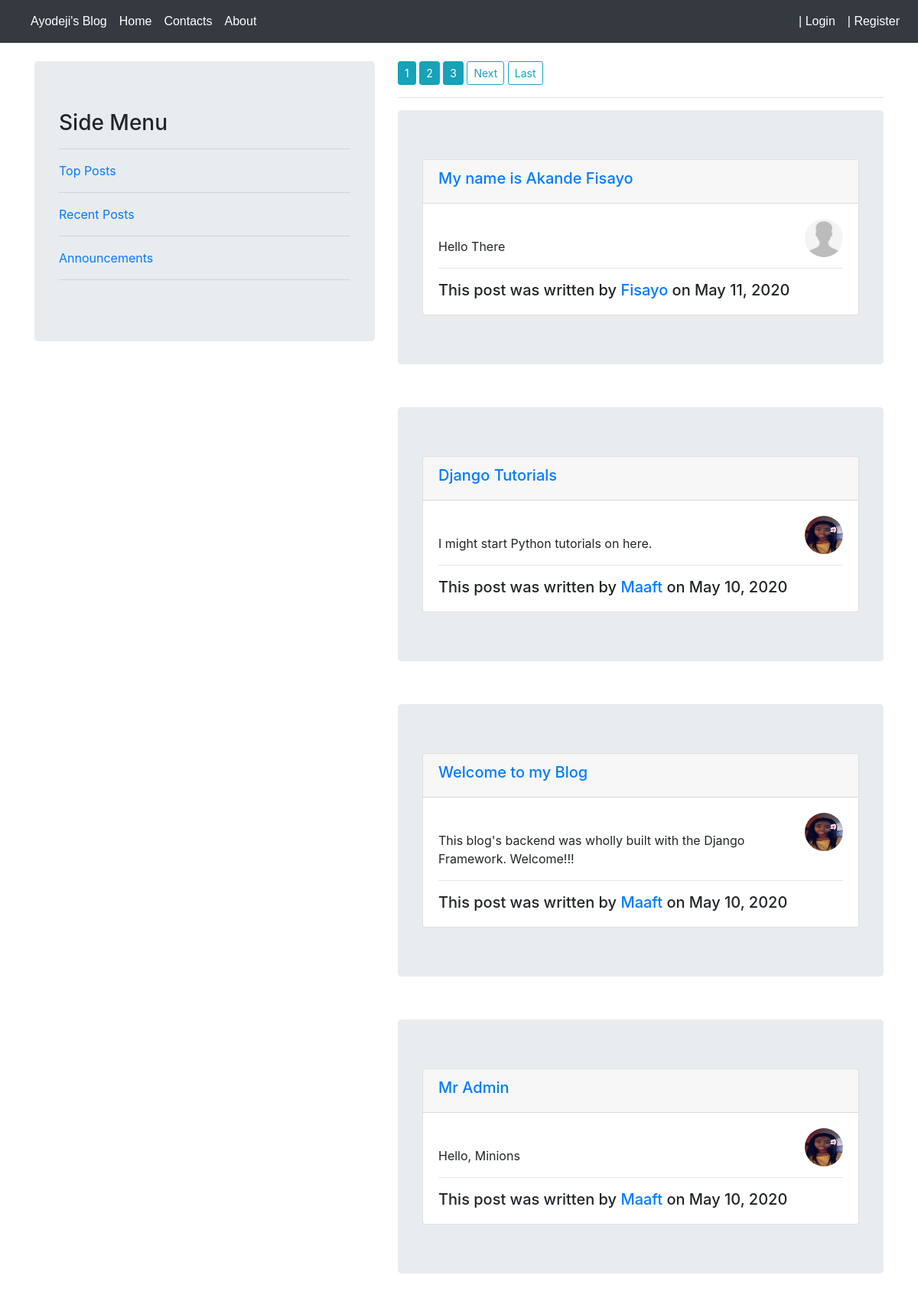
The page / on the database its author committed.
### blog/models.py (models this page shows, shortened)
class Post(models.Model):
    title = models.CharField(max_length=100)
    content = models.TextField()
    date_posted = models.DateTimeField(default = timezone.now )
    author = models.ForeignKey(User, on_delete =models.CASCADE )

### users/models.py (models this page shows, shortened)
class Profile(models.Model):
    user = models.OneToOneField(User ,on_delete=models.CASCADE)
    image = models.ImageField(default="default.jpg", upload_to="profile_pics")

### blog/views.py (the view)
# urls.py: path('', PostListView.as_view(), name='blog-home'),
class PostListView(ListView):
    model = Post
    template_name = 'blog/home.html'
    context_object_name = 'posts'
    ordering = ['-date_posted']
    paginate_by = 4

### blog/templates/blog/home.html (shortened to what this page needs)
{% extends 'blog/base.html' %}
{% block content %}
    {% if is_paginated %}
        {% for num in page_obj.paginator.page_range %}
            {% if page_obj.number == num %}
                <a class="btn btn-info btn-sm" href="?page={{ num }}"> {{ num }} </a>
            {% elif num > page_obj.number|add:'-3' and num < page_obj.number|add:'3' %}
                <a class="btn btn-info btn-sm" href="?page={{ num }}"> {{ num }} </a>
            {% endif %}
        {% endfor %}
        {% if page_obj.has_next %}
            <a class="btn btn-outline-info btn-sm" href="?page={{ page_obj.next_page_number }}"> Next </a>
            <a class="btn btn-outline-info btn-sm" href="?page={{ page_obj.paginator.num_pages }}"> Last </a>
        {% endif %}
        <hr>
    {% endif %}
    {% for post in posts%}
    <div class="jumbotron">
        <div class="card">
            <div class="card-header">
                <h5><a href="{% url 'post-detail' post.id %}"> {{ post.title }} </a></h5>
            </div>
            <div class="card-body">
                <img src="{{ post.author.profile.image.url }}" class="img" style="float: right;"/> <br>
                <p class="card-title" >{{ post.content }}</p>
                <hr>
                <h5 class="card-text">This post was written by <a href="{% url 'user-posts' post.author.username %}">{{ post.author }}</a> on {{ post.date_posted|date:"F d, Y" }}</h5>
            </div>
        </div>
    </div>
        <br>
    {% endfor %}
{% endblock content %}

### blog/templates/blog/base.html (style rules this page uses)
.img { border-radius: 50%; width: 50px; height: 50px; }

### rows shown on the page
Post: title "My name is Akande Fisayo", author.profile.image (placeholder picture), content "Hello There", author "Fisayo", date_posted "May 11, 2020"
Post: title "Django Tutorials", author.profile.image (picture), content "I might start Python tutorials on here.", author "Maaft", date_posted "May 10, 2020"
Post: title "Welcome to my Blog", author.profile.image (picture), content "This blog's backend was wholly built with the Django Framework. Welcome!!!", author "Maaft", date_posted "May 10, 2020"
Post: title "Mr Admin", author.profile.image (picture), content "Hello, Minions", author "Maaft", date_posted "May 10, 2020"

### other values the page prints
{{ num }} "1"
{{ num }} "2" "3"
